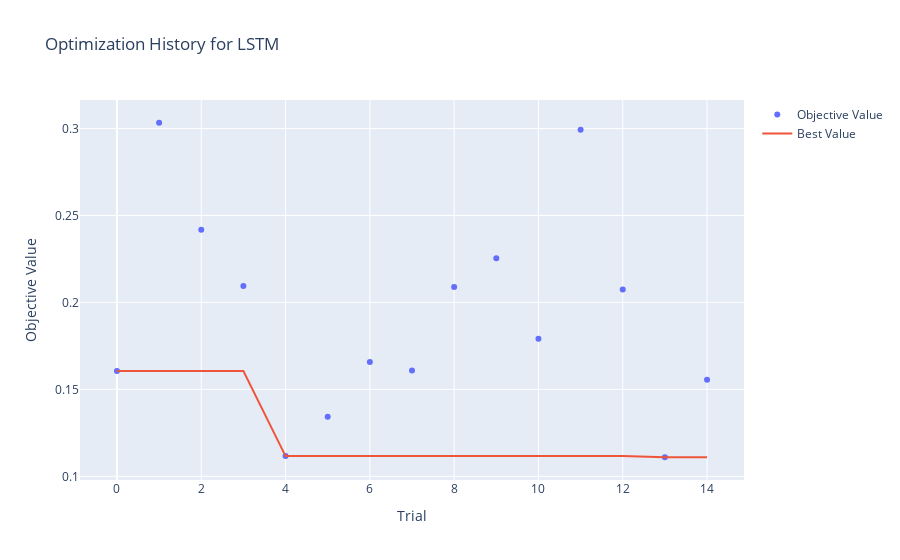
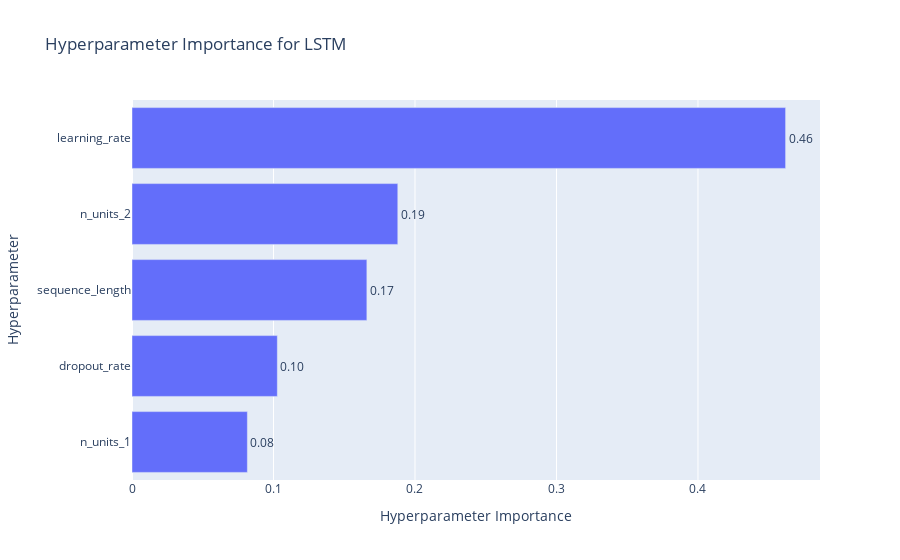
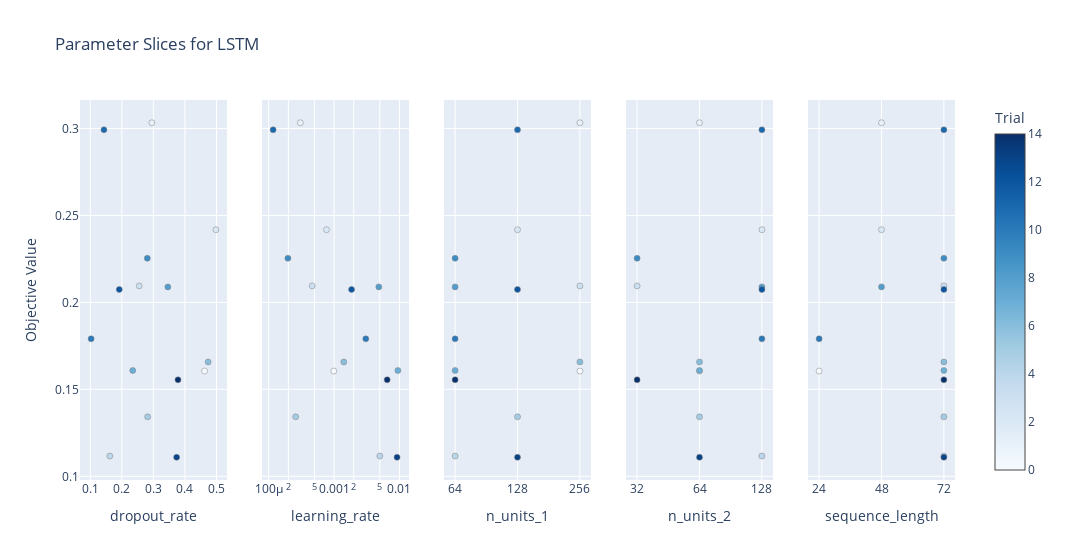

Notebook code for these charts, in order:
### Code cell
baseline_predictor.optimize_model('lstm', n_trials=15)

### Figure 1 — Plotly figure (JSON) as saved in the notebook; plotly's stock layout.template omitted (floating-point values rounded to 4 significant figures)
{"data": [{"mode": "markers", "name": "Objective Value", "type": "scatter", "x": [0, 1, 2, 3, 4, 5, 6, 7, 8, 9, 10, 11, 12, 13, 14], "y": [0.1605, 0.3033, 0.2418, 0.2095, 0.1116, 0.1342, 0.1657, 0.1608, 0.2089, 0.2254, 0.1791, 0.2992, 0.2074, 0.111, 0.1555]}, {"mode": "lines", "name": "Best Value", "type": "scatter", "x": [0, 1, 2, 3, 4, 5, 6, 7, 8, 9, 10, 11, 12, 13, 14], "y": [0.1605, 0.1605, 0.1605, 0.1605, 0.1116, 0.1116, 0.1116, 0.1116, 0.1116, 0.1116, 0.1116, 0.1116, 0.1116, 0.111, 0.111]}, {"marker": {"color": "#cccccc"}, "mode": "markers", "name": "Infeasible Trial", "showlegend": false, "type": "scatter", "x": [], "y": []}], "layout": {"title": {"text": "Optimization History for LSTM"}, "xaxis": {"title": {"text": "Trial"}}, "yaxis": {"title": {"text": "Objective Value"}}}}

### Figure 2 — Plotly figure (JSON) as saved in the notebook; plotly's stock layout.template omitted (floating-point values rounded to 4 significant figures)
{"data": [{"cliponaxis": false, "hovertemplate": ["n_units_1 (CategoricalDistribution): 0.08153559448398458<extra></extra>", "dropout_rate (FloatDistribution): 0.1027078018364499<extra></extra>", "sequence_length (CategoricalDistribution): 0.16599119641887825<extra></extra>", "n_units_2 (CategoricalDistribution): 0.18784427144153723<extra></extra>", "learning_rate (FloatDistribution): 0.4619211358191501<extra></extra>"], "name": "Objective Value", "orientation": "h", "text": ["0.08", "0.10", "0.17", "0.19", "0.46"], "textposition": "outside", "type": "bar", "x": [0.08154, 0.1027, 0.166, 0.1878, 0.4619], "y": ["n_units_1", "dropout_rate", "sequence_length", "n_units_2", "learning_rate"]}], "layout": {"title": {"text": "Hyperparameter Importance for LSTM"}, "xaxis": {"title": {"text": "Hyperparameter Importance"}}, "yaxis": {"title": {"text": "Hyperparameter"}}}}

### Figure 3 — Plotly figure (JSON) as saved in the notebook; plotly's stock layout.template omitted (floating-point values rounded to 4 significant figures)
{"data": [{"marker": {"color": [0, 1, 2, 3, 4, 5, 6, 7, 8, 9, 10, 11, 12, 13, 14], "colorbar": {"title": {"text": "Trial"}, "x": 1, "xpad": 40}, "colorscale": [[0, "rgb(247,251,255)"], [0.125, "rgb(222,235,247)"], [0.25, "rgb(198,219,239)"], [0.375, "rgb(158,202,225)"], [0.5, "rgb(107,174,214)"], [0.625, "rgb(66,146,198)"], [0.75, "rgb(33,113,181)"], [0.875, "rgb(8,81,156)"], [1, "rgb(8,48,107)"]], "line": {"color": "Grey", "width": 0.5}, "showscale": true}, "mode": "markers", "name": "Feasible Trial", "showlegend": false, "type": "scatter", "x": [0.4621, 0.2952, 0.4981, 0.2551, 0.162, 0.2819, 0.4735, 0.2347, 0.3459, 0.2808, 0.1027, 0.1434, 0.192, 0.3737, 0.378], "xaxis": "x", "y": [0.1605, 0.3033, 0.2418, 0.2095, 0.1116, 0.1342, 0.1657, 0.1608, 0.2089, 0.2254, 0.1791, 0.2992, 0.2074, 0.111, 0.1555], "yaxis": "y"}, {"marker": {"color": [0, 1, 2, 3, 4, 5, 6, 7, 8, 9, 10, 11, 12, 13, 14], "colorbar": {"title": {"text": "Trial"}, "x": 1, "xpad": 40}, "colorscale": [[0, "rgb(247,251,255)"], [0.125, "rgb(222,235,247)"], [0.25, "rgb(198,219,239)"], [0.375, "rgb(158,202,225)"], [0.5, "rgb(107,174,214)"], [0.625, "rgb(66,146,198)"], [0.75, "rgb(33,113,181)"], [0.875, "rgb(8,81,156)"], [1, "rgb(8,48,107)"]], "line": {"color": "Grey", "width": 0.5}, "showscale": false}, "mode": "markers", "name": "Feasible Trial", "showlegend": false, "type": "scatter", "x": [0.0009911, 0.000305, 0.0007655, 0.0004632, 0.005002, 0.0002586, 0.001407, 0.009455, 0.004829, 0.0001966, 0.003053, 0.0001168, 0.001851, 0.009176, 0.006482], "xaxis": "x2", "y": [0.1605, 0.3033, 0.2418, 0.2095, 0.1116, 0.1342, 0.1657, 0.1608, 0.2089, 0.2254, 0.1791, 0.2992, 0.2074, 0.111, 0.1555], "yaxis": "y2"}, {"marker": {"color": [0, 1, 2, 3, 4, 5, 6, 7, 8, 9, 10, 11, 12, 13, 14], "colorbar": {"title": {"text": "Trial"}, "x": 1, "xpad": 40}, "colorscale": [[0, "rgb(247,251,255)"], [0.125, "rgb(222,235,247)"], [0.25, "rgb(198,219,239)"], [0.375, "rgb(158,202,225)"], [0.5, "rgb(107,174,214)"], [0.625, "rgb(66,146,198)"], [0.75, "rgb(33,113,181)"], [0.875, "rgb(8,81,156)"], [1, "rgb(8,48,107)"]], "line": {"color": "Grey", "width": 0.5}, "showscale": false}, "mode": "markers", "name": "Feasible Trial", "showlegend": false, "type": "scatter", "x": [256, 256, 128, 256, 64, 128, 256, 64, 64, 64, 64, 128, 128, 128, 64], "xaxis": "x3", "y": [0.1605, 0.3033, 0.2418, 0.2095, 0.1116, 0.1342, 0.1657, 0.1608, 0.2089, 0.2254, 0.1791, 0.2992, 0.2074, 0.111, 0.1555], "yaxis": "y3"}, {"marker": {"color": [0, 1, 2, 3, 4, 5, 6, 7, 8, 9, 10, 11, 12, 13, 14], "colorbar": {"title": {"text": "Trial"}, "x": 1, "xpad": 40}, "colorscale": [[0, "rgb(247,251,255)"], [0.125, "rgb(222,235,247)"], [0.25, "rgb(198,219,239)"], [0.375, "rgb(158,202,225)"], [0.5, "rgb(107,174,214)"], [0.625, "rgb(66,146,198)"], [0.75, "rgb(33,113,181)"], [0.875, "rgb(8,81,156)"], [1, "rgb(8,48,107)"]], "line": {"color": "Grey", "width": 0.5}, "showscale": false}, "mode": "markers", "name": "Feasible Trial", "showlegend": false, "type": "scatter", "x": [64, 64, 128, 32, 128, 64, 64, 64, 128, 32, 128, 128, 128, 64, 32], "xaxis": "x4", "y": [0.1605, 0.3033, 0.2418, 0.2095, 0.1116, 0.1342, 0.1657, 0.1608, 0.2089, 0.2254, 0.1791, 0.2992, 0.2074, 0.111, 0.1555], "yaxis": "y4"}, {"marker": {"color": [0, 1, 2, 3, 4, 5, 6, 7, 8, 9, 10, 11, 12, 13, 14], "colorbar": {"title": {"text": "Trial"}, "x": 1, "xpad": 40}, "colorscale": [[0, "rgb(247,251,255)"], [0.125, "rgb(222,235,247)"], [0.25, "rgb(198,219,239)"], [0.375, "rgb(158,202,225)"], [0.5, "rgb(107,174,214)"], [0.625, "rgb(66,146,198)"], [0.75, "rgb(33,113,181)"], [0.875, "rgb(8,81,156)"], [1, "rgb(8,48,107)"]], "line": {"color": "Grey", "width": 0.5}, "showscale": false}, "mode": "markers", "name": "Feasible Trial", "showlegend": false, "type": "scatter", "x": [24, 48, 48, 72, 72, 72, 72, 72, 48, 72, 24, 72, 72, 72, 72], "xaxis": "x5", "y": [0.1605, 0.3033, 0.2418, 0.2095, 0.1116, 0.1342, 0.1657, 0.1608, 0.2089, 0.2254, 0.1791, 0.2992, 0.2074, 0.111, 0.1555], "yaxis": "y5"}], "layout": {"title": {"text": "Parameter Slices for LSTM"}, "width": 1500, "xaxis": {"anchor": "y", "domain": [0, 0.168], "title": {"text": "dropout_rate"}}, "xaxis2": {"anchor": "y2", "domain": [0.208, 0.376], "title": {"text": "learning_rate"}, "type": "log"}, "xaxis3": {"anchor": "y3", "categoryarray": [64, 128, 256], "categoryorder": "array", "domain": [0.416, 0.584], "title": {"text": "n_units_1"}, "type": "category"}, "xaxis4": {"anchor": "y4", "categoryarray": [32, 64, 128], "categoryorder": "array", "domain": [0.624, 0.792], "title": {"text": "n_units_2"}, "type": "category"}, "xaxis5": {"anchor": "y5", "categoryarray": [24, 48, 72], "categoryorder": "array", "domain": [0.832, 1], "title": {"text": "sequence_length"}, "type": "category"}, "yaxis": {"anchor": "x", "domain": [0, 1], "title": {"text": "Objective Value"}}, "yaxis2": {"anchor": "x2", "domain": [0, 1], "matches": "y", "showticklabels": false}, "yaxis3": {"anchor": "x3", "domain": [0, 1], "matches": "y", "showticklabels": false}, "yaxis4": {"anchor": "x4", "domain": [0, 1], "matches": "y", "showticklabels": false}, "yaxis5": {"anchor": "x5", "domain": [0, 1], "matches": "y", "showticklabels": false}}}
